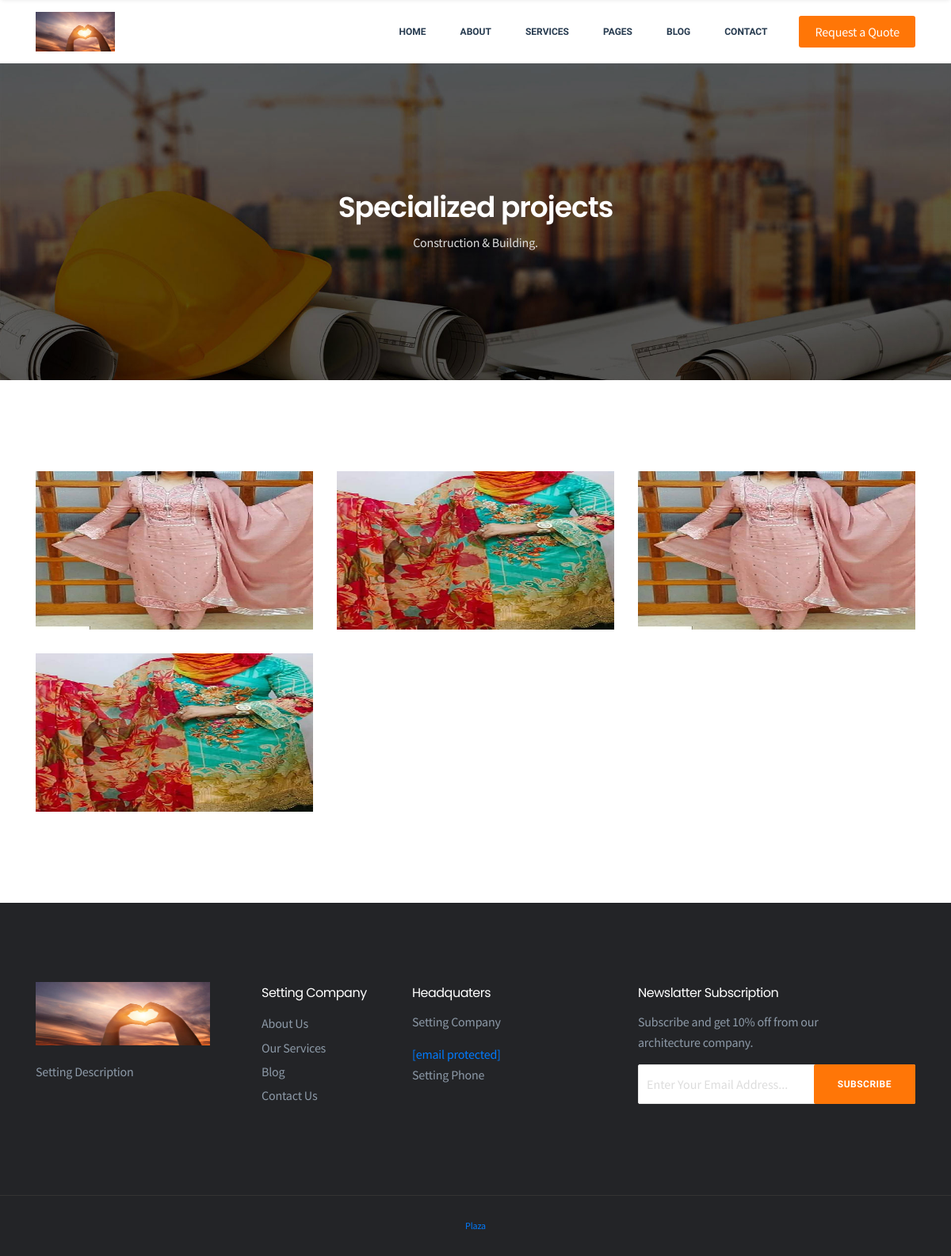
/projects/, run on the app's committed database.
### PlazaApp/models.py (models this page shows, shortened)
class Setting(models.Model):
    STATUS = (
        ('True', 'True'),
        ('False', 'False'),
    )
    title = models.CharField(max_length = 155)
    keywords = models.CharField(max_length = 250)
    description = models.CharField(max_length = 250)
    company = models.CharField(max_length = 50)
    address = models.CharField(blank = True, max_length = 100)
    phone = models.CharField(blank = True, max_length = 15)
    fax = models.CharField(blank = True, max_length = 15)
    email = models.CharField(blank = True, max_length = 50)
    smtpserver = models.CharField(blank = True, max_length = 50)
    smtpemail = models.CharField(blank = True, max_length = 50)
    smtppassword = models.CharField(blank = True, max_length = 50)
    smtpport = models.CharField(blank = True, max_length = 50)
    icon = models.ImageField(blank = True, upload_to = 'images/')
    facebook = models.URLField(blank = True, max_length = 50)
    instagram = models.URLField(blank = True, max_length = 50)
    twitter = models.URLField(blank = True, max_length = 50)
    youtube = models.URLField(blank = True, max_length = 50)
    aboutus = models.TextField(blank = True)
    contact = models.TextField(blank = True)
    references = models.TextField(blank = True)
    status = models.CharField(max_length = 10, choices = STATUS)
    created_at = models.DateTimeField(auto_now_add = True)
    updated_at = models.DateTimeField(auto_now = True)

### Construct/models.py (models this page shows, shortened)
class ConstructionProjects(models.Model):
    STATUS = (
        ('True', 'True'),
        ('False', 'False'),
    )
    category = models.ForeignKey(ConstructionCategory, on_delete = models.CASCADE)
    cons_architect = models.ForeignKey(ConstructionArchitects, on_delete = models.CASCADE)
    title = models.CharField(max_length = 200)
    keywords = models.CharField(max_length = 100)
    location = models.CharField(max_length = 200)
    manufactures = models.CharField(max_length = 200)
    new_price = models.DecimalField(decimal_places = 2, max_digits = 15, default = 0)
    old_price = models.DecimalField(decimal_places = 2, max_digits = 15)
    amount = models.IntegerField(default = 0)
    min_amount = models.IntegerField(default = 3)
    details = models.TextField()
    image = models.ImageField(blank = True, upload_to = 'construct_projects/')
    status = models.CharField(max_length = 20, choices = STATUS)
    slug = models.SlugField(null = True, unique = True)
    created_at = models.DateTimeField(auto_now_add = True)
    updated_at = models.DateTimeField(auto_now = True)
    def imageurl(self):
        if self.image:
            return self.image.url
        else:
            return ""
    def image_tag(self):
        return mark_safe('<img src="{}" heigths="70" width="60" />'.format(self.image.url))
    image_tag.short_description = 'image'

### PlazaApp/views.py (the view)
# urls.py: path('projects/', AllProjects, name = 'AllProjects'),
def AllProjects(request):
    setting = get_object_or_404(Setting, id=1)
    allPro = ConstructionProjects.objects.all()
    context = {'setting': setting, 'allPro': allPro}
    return render(request, 'allprojects.html', context)

### Construct/models.py (called while the page is built)
    def __str__(self):
        return self.title

### PlazaApp/templates/allprojects.html (shortened to what this page needs)
{% extends 'home.html' %}
{% load static %}
{% block container %}
<section class="page-header padding">
<div class="container">
<div class="page-content text-center">
<h2>Specialized projects</h2>
<p>Construction & Building.</p>
</div>
</div>
</section>
<section class="projects-section padding">
    <div class="container">
    <div class="row">
        {% for p in allPro %}
    <div class="col-lg-4 col-sm-6 padding-15">
    <div class="project-item">
    <img src="{{p.imageurl}}" style="height: 200px;" alt="projects">
    </div>
    </div>
        {% endfor %}
    </div>
    </div>
    </section>
{% endblock container %}

### PlazaApp/templates/header.html (shortened to what this page needs)
{% load static %}
<header class="header">
    <div class="primary-header">
    <div class="container">
    <div class="primary-header-inner">
    <div class="header-logo">
    <a href="{%url 'home'%}"><img src="{{setting.icon.url}}" style="height: 50px; width: 100px" alt="Indico"></a>
    </div>
    <div class="header-menu-wrap">
    <ul class="dl-menu">
    <li><a href="{% url 'home' %}">Home</a>
    </li>
    <li><a href="{%url 'aboutus'%}">About</a>
    </li>
    <li><a href="{%url 'ServicesView'%}">Services</a>
    </li>
    <li><a href="#">Pages</a>
    </li>
    <li><a href="{%url 'BlogView'%}">Blog</a>
    </li>
    <li><a href="{%url 'ContactView'%}">Contact</a></li>
    </ul>
    </div>
    <div class="header-right">
    <a class="menu-btn" href="#">Request a Quote</a>
    </div>
    </div>
    </div>
    </div>
    </header>

### PlazaApp/templates/footer.html (shortened to what this page needs)
{% load static %}
<section class="widget-section padding">
    <div class="container">
    <div class="row">
    <div class="col-lg-3 col-sm-6 sm-padding">
    <div class="widget-content">
    <a href=""><img src="{{setting.icon.url}}" style="height: 80px; width: 220px" alt="brand"></a>
    <p>{{setting.description}}</p>
    </div>
    </div>
    <div class="col-lg-2 col-sm-6 sm-padding">
    <div class="widget-content">
    <h4>{{setting.company}}</h4>
    <ul class="widget-links">
    <li><a href="{% url 'aboutus' %}">About Us</a></li>
    <li><a href="{% url 'ServicesView' %}">Our Services</a></li>
    <li><a href="{% url 'BlogView' %}">Blog</a></li>
    <li><a href="{% url 'ContactView' %}">Contact Us</a></li>
    </ul>
    </div>
    </div>
    <div class="col-lg-3 col-sm-6 sm-padding">
    <div class="widget-content">
    <h4>Headquaters</h4>
    <p>{{setting.company}}</p>
    <span><a href="{{setting.email}}" class="__cf_email__" data-cfemail="a8e0cdc4c4c7e8e9c4cdd0c9fcc0cdc5cd86c6cddc">[email&#160;protected]</a></span>
    <span>{{setting.phone}}</span>
    </div>
    </div>
    <div class="col-lg-4 col-sm-6 sm-padding">
    <div class="widget-content">
    <h4>Newslatter Subscription</h4>
    <p>Subscribe and get 10% off from our <br>architecture company.</p>
    <div class="subscribe-box clearfix">
    <div class="subscribe-form-wrap">
    <form action="#" class="subscribe-form">
    <input type="email" name="email" id="subs-email" class="form-input" placeholder="Enter Your Email Address...">
    <button type="submit" class="submit-btn">Subscribe</button>
    </form>
    </div>
    </div>
    </div>
    </div>
    </div>
    </div>
    </section>
    <footer class="footer-section align-center">
    <div class="container">
    <p><a href="http://127.0.0.1:8000/">Plaza</a></p>
    </div>
    </footer>

### static/css/main.css (style rules this page uses)
* { padding:0;margin:0 }
body { background-color:#fff;font-family:source sans pro,sans-serif;font-size:16px;line-height:26px;color:#8d9aa8;font-weight:400;letter-spacing:-.2px;position:relative;overflow-x:hidden }
h1,h2,h3,h4,h5,h6 { font-family:poppins,sans-serif;-webkit-font-smoothing:antialiased;color:#263a4f }
h2 { font-size:32px;line-height:42px;color:#263a4f;margin:0 0 10px;font-weight:600;letter-spacing:-1px }
h3,h4 { margin:0 0 10px;font-weight:400;line-height:1.7;color:#263a4f;letter-spacing:-.5px }
h4 { font-size:16px }
img { border:none;outline:none;max-width:100% }
ul { display:block;list-style:none;padding:0;margin:0 }
p { font-size:16px;line-height:26px;margin-bottom:15px }
a,a:hover { text-decoration:none }
button { border:none;background:0 0 }
.padding { padding:100px 0 }
.padding-15 { padding:15px }
a,a:hover,.overlay,img,.form-control,.form-control:hover,button { -webkit-transition:all .5s;-o-transition:all .5s;transition:all .5s }
.header { background-color:#fff;width:100%;height:auto;display:block }
.header-menu-wrap { margin-left:auto }
.sticky-header .primary-header { background-color:#fff;box-shadow:0 2px 5px -2px rgba(0,0,0,.1) }
.header ul { margin:0;padding:0;list-style:none }
.header-menu-wrap ul { margin:0;padding:0;list-style:none }
.header-menu-wrap ul li { display:inline-block;position:relative }
.header-menu-wrap ul li>a { display:block;font-family:work sans,sans-serif;font-size:12px;letter-spacing:0;text-transform:uppercase;font-weight:600;color:#263a4f;padding:0 20px;height:80px;line-height:80px;text-decoration:none;-webkit-font-smoothing:antialiased }
.primary-header-inner .header-right { display:flex;align-items:center;line-height:80px;margin-left:20px }
.header-right a.menu-btn { background-color:#ff7607;line-height:40px;color:#fff;border-radius:3px;margin:0 auto;display:flex;align-items:center;padding:0 20px }
.primary-header-inner { display:flex;align-items:center;justify-content:space-between;position:relative }
.primary-header .header-logo { max-width:180px }
.viewport-lg .primary-header .header-menu-wrap { display:block!important }
.project-item { position:relative;overflow:hidden;z-index:1 }
.project-item img { width:100% }
.page-header { background-image:url(../img/page-header.jpg);background-repeat:no-repeat;background-position:center center;background-size:cover;width:100%;height:400px;display:flex;align-items:center;position:relative;z-index:1 }
.page-header:before { background-color:rgba(0,0,0,.1);position:absolute;content:"";width:100%;height:100%;left:0;top:0;z-index:-1 }
.page-content h2 { color:#fff;font-size:36px }
.page-content p { color:#ddd;margin:0 }
.widget-section { background-color:#232427;border-bottom:1px solid #333 }
.widget-content img { margin-bottom:20px }
.widget-section .widget-content h4 { color:#fff }
.widget-content span { display:block }
.widget-content .widget-links li a { color:#8d9aa8;line-height:1.9 }
.subscribe-form { position:relative }
.subscribe-form .form-input { border:1px solid #e5e5e5;width:100%;height:50px;padding:10px;padding-right:140px;border-radius:2px }
.subscribe-form .submit-btn { background-color:#ff7607;font-family:work sans,sans-serif;text-transform:uppercase;color:#fff;font-size:12px;border-radius:2px;line-height:50px;font-weight:600;display:inline-block;letter-spacing:.5px;padding:0 30px;position:absolute;top:0;right:0;cursor:pointer }
.footer-section { background-color:#232427;display:block;color:#fff;text-align:center;padding:25px 0 }
.footer-section p { font-size:12px;color:#ababc7;margin:0 }

### data on the page
Setting: icon (picture), description "Setting Description", company "Setting Company", phone "Setting Phone"
ConstructionProjects: imageurl (picture)
ConstructionProjects: imageurl (picture)
ConstructionProjects: imageurl (picture)
ConstructionProjects: imageurl (picture)
